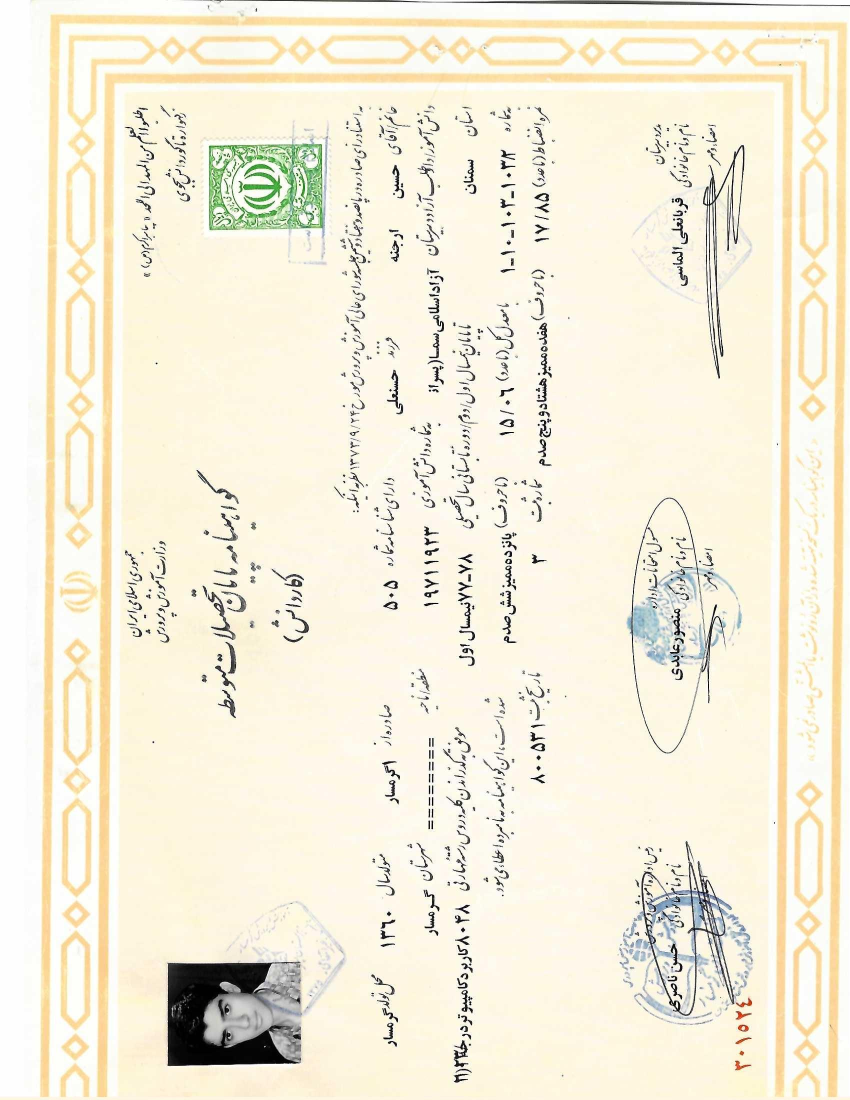
#> input picture archive/documents/a4b3553a-23dc-475e-8ae8-f5ed3abfa85c/v1-9d76ea52-5807-4b17-afde-1d4cb8e4c006.jpg, 1700 x 2200 px (shown at 1/2 size)
$ python -i document_preprocess.py   (imports and definitions only)
#> lines starting #> are read from the running program, lines starting #| are printed output that depends on the picture
import subprocess,tempfile
from pathlib import Path
from PIL import Image,ImageEnhance,ImageFilter,ImageOps

def preprocess_image(src:Path,dst:Path):
#> called with dst = 'out.png'
 im=Image.open(src).convert("L")
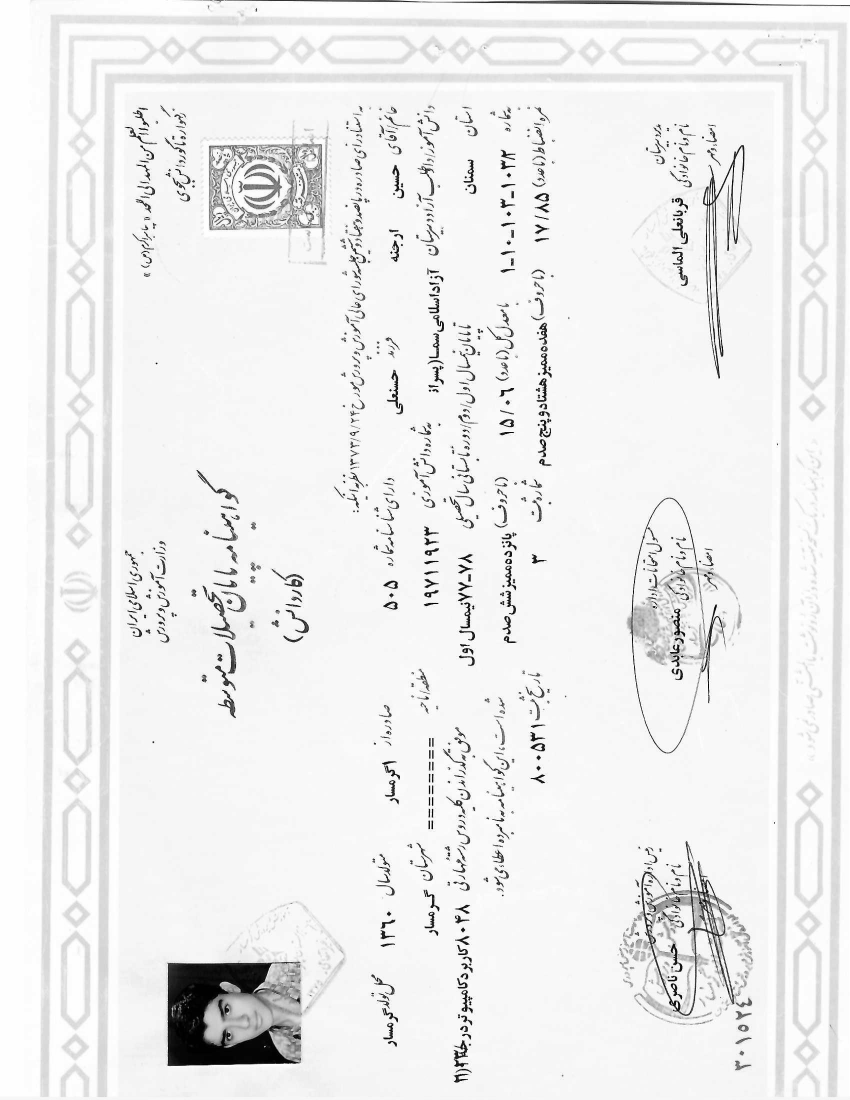
#> im: PIL image 1700x2200 L (shown at 1/2 size); min 0, max 255, mean 237.7
 im=ImageOps.autocontrast(im)
 if max(im.size)<1800:
  s=1800/max(im.size); im=im.resize((int(im.width*s),int(im.height*s)))
 im=ImageEnhance.Contrast(im).enhance(1.35)
 im=im.filter(ImageFilter.SHARPEN)
 im.save(dst,"PNG")
 return dst

def enhanced_tesseract(src:Path):
 with tempfile.TemporaryDirectory() as td:
  p=Path(td)/"page.png"; preprocess_image(src,p)
  best=""
  for psm in ("6","11","3"):
   try:
    x=subprocess.check_output(["tesseract",str(p),"stdout","-l","fas+eng+deu","--psm",psm],stderr=subprocess.DEVNULL,text=True,timeout=120)
    if len(x.strip())>len(best.strip()):best=x
   except Exception:pass
  return best

>>> result = preprocess_image('../../../archive/documents/a4b3553a-23dc-475e-8ae8-f5ed3abfa85c/v1-9d76ea52-5807-4b17-afde-1d4cb8e4c006.jpg', 'out.png')
